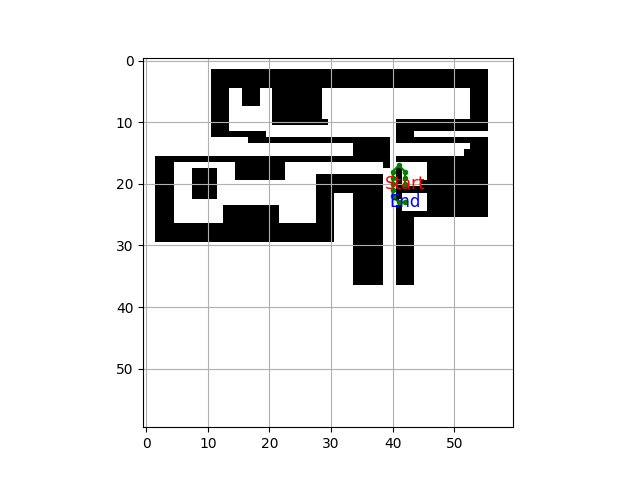

Source code (Python):
import math
import heapq
import matplotlib.pyplot as plt
import random

# Define the Cell class
class Cell:
    def __init__(self):
        self.parent_i = 0  # Parent cell's row index
        self.parent_j = 0  # Parent cell's column index
        self.f = float('inf')  # Total cost of the cell (g + h)
        self.g = float('inf')  # Cost from start to this cell
        self.h = 0  # Heuristic cost from this cell to destination

ROW = 0
COL = 0

# Check if a cell is valid (within the grid)
def is_valid(row, col):
    return (row >= 0) and (row < ROW) and (col >= 0) and (col < COL)

# Check if a cell is unblocked
def is_unblocked(grid, row, col):
    return grid[row][col] == 1

# Check if a cell is the destination
def is_destination(row, col, dest):
    return row == dest[0] and col == dest[1]

# Calculate the heuristic value of a cell (Euclidean distance to destination)
def calculate_h_value(row, col, dest):
    return ((row - dest[0]) ** 2 + (col - dest[1]) ** 2) ** 0.5

# Trace the path from source to destination
def trace_path(cell_details, dest):
    print("The Path is ")
    path = []
    row = dest[0]
    col = dest[1]

    # Trace the path from destination to source using parent cells
    while not (cell_details[row][col].parent_i == row and cell_details[row][col].parent_j == col):
        path.append((row, col))
        temp_row = cell_details[row][col].parent_i
        temp_col = cell_details[row][col].parent_j
        row = temp_row
        col = temp_col

    # Add the source cell to the path
    path.append((row, col))
    # Reverse the path to get the path from source to destination
    path.reverse()

    # Print the path
    for i in path:
        print("->", i, end=" ")
    print()

    return path

# Implement the A* search algorithm
def a_star_search(grid, src, dest):
    # Check if the source and destination are valid
    if not is_valid(src[0], src[1]) or not is_valid(dest[0], dest[1]):
        print("Source or destination is invalid")
        return

    # Check if the source and destination are unblocked
    if not is_unblocked(grid, src[0], src[1]) or not is_unblocked(grid, dest[0], dest[1]):
        print("Source or the destination is blocked")
        return

    # Check if we are already at the destination
    if is_destination(src[0], src[1], dest):
        print("We are already at the destination")
        return

    # Initialize the closed list (visited cells)
    closed_list = [[False for _ in range(COL)] for _ in range(ROW)]
    # Initialize the details of each cell
    cell_details = [[Cell() for _ in range(COL)] for _ in range(ROW)]

    # Initialize the start cell details
    i = src[0]
    j = src[1]
    cell_details[i][j].f = 0
    cell_details[i][j].g = 0
    cell_details[i][j].h = 0
    cell_details[i][j].parent_i = i
    cell_details[i][j].parent_j = j

    # Initialize the open list (cells to be visited) with the start cell
    open_list = []
    heapq.heappush(open_list, (0.0, i, j))

    # Initialize the flag for whether destination is found
    found_dest = False

    # Main loop of A* search algorithm
    while len(open_list) > 0:
        # Pop the cell with the smallest f value from the open list
        p = heapq.heappop(open_list)

        # Mark the cell as visited
        i = p[1]
        j = p[2]
        closed_list[i][j] = True

        # For each direction, check the successors
        directions = [(0, 1), (0, -1), (1, 0), (-1, 0), (1, 1), (1, -1), (-1, 1), (-1, -1)]
        for dir in directions:
            new_i = i + dir[0]
            new_j = j + dir[1]

            # If the successor is valid, unblocked, and not visited
            if is_valid(new_i, new_j) and is_unblocked(grid, new_i, new_j) and not closed_list[new_i][new_j]:
                # If the successor is the destination
                if is_destination(new_i, new_j, dest):
                    # Set the parent of the destination cell
                    cell_details[new_i][new_j].parent_i = i
                    cell_details[new_i][new_j].parent_j = j
                    print("The destination cell is found")
                    # Trace and print the path from source to destination
                    path = trace_path(cell_details, dest)
                    found_dest = True
                    return path
                else:
                    # Calculate the new f, g, and h values
                    g_new = cell_details[i][j].g + 1.0
                    h_new = calculate_h_value(new_i, new_j, dest)
                    f_new = g_new + h_new

                    # If the cell is not in the open list or the new f value is smaller
                    if cell_details[new_i][new_j].f == float('inf') or cell_details[new_i][new_j].f > f_new:
                        # Add the cell to the open list
                        heapq.heappush(open_list, (f_new, new_i, new_j))
                        # Update the cell details
                        cell_details[new_i][new_j].f = f_new
                        cell_details[new_i][new_j].g = g_new
                        cell_details[new_i][new_j].h = h_new
                        cell_details[new_i][new_j].parent_i = i
                        cell_details[new_i][new_j].parent_j = j

    # If the destination is not found after visiting all cells
    if not found_dest:
        print("Failed to find the destination cell")
        return None

def visualize_grid(grid, path,src,dest):
    fig, ax = plt.subplots()

    # Draw the grid
    ax.imshow(grid, cmap=plt.cm.gray)

    # Mark the start and end points
    ax.text(src[1], src[0], 'Start', ha='center', va='center', color='red', fontsize=12)
    ax.text(dest[1], dest[0], 'End', ha='center', va='center', color='blue', fontsize=12)

    # Draw the path
    if path is not None:
        path = [(p[1], p[0]) for p in path]  # Convert (row, col) to (x, y)
        ax.plot([p[0] for p in path], [p[1] for p in path], marker='o', color='green', markersize=3)

    ax.grid(True)
    plt.savefig("astar.png")

def load_image_from_text(file_path):
    grid = []
    with open(file_path, 'r') as file:
        for line in file:
            # Eliminar espacios en blanco al inicio y final de la línea
            line = line.strip()
            # Convertir cada carácter '0' o '1' a un entero 0 o 1
            row = [int(char) for char in line]
            # Agregar la fila a la lista principal (grid)
            grid.append(row)
    return grid

def search_path(prediccion):
    global ROW
    global COL
    # Define the grid (1 for unblocked, 0 for blocked)
    '''
    grid = [
        [1, 1, 1, 1, 1, 1, 1],
        [1, 1, 1, 1, 1, 1, 1],
        [1, 1, 1, 1, 1, 1, 1],
        [1, 1, 1, 1, 1, 1, 1],
        [1, 1, 1, 1, 1, 1, 1]
    ]
    '''
    # Ejemplo de uso
    file_path = '/home/torre/Desktop/mvp/mpu6050/mpu6050/final/matriz_final.txt'  # Ruta a tu archivo de texto
    grid = load_image_from_text(file_path)

    ROW = len(grid)
    COL = len(grid[0])
    print(ROW)
    print(COL)


    # Define the source and destination
    src = [20, 42]

    
    if(prediccion[0] == "habitacion"):
        print("HABITACIONNNN")
        dest = [23,42]
    elif(prediccion[0] == "dormitorio"):
        print("DORMITORIOOOOO")
        dest = [10, 36]
    

    # Run the A* search algorithm
    path = a_star_search(grid, src, dest)
    
    # Visualize the grid and path
    visualize_grid(grid, path, src, dest)
    
    return path


#if __name__ == "__main__":
#    print(main())
